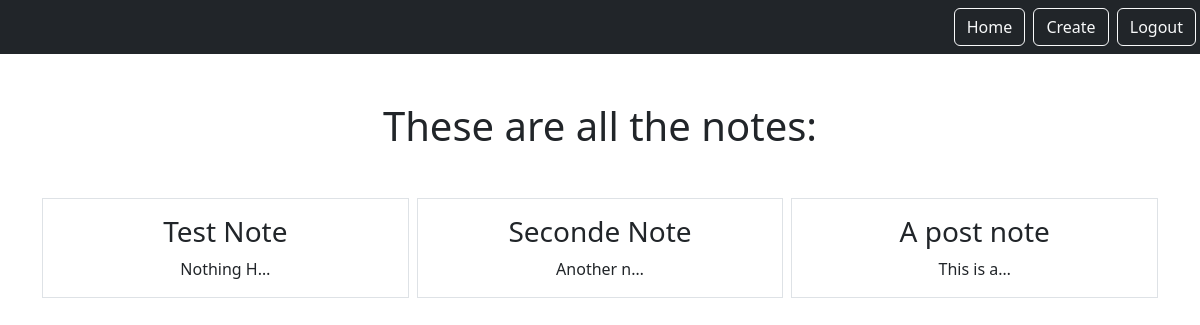
Page /smart/notes/ (signed in) on the earlier database version.
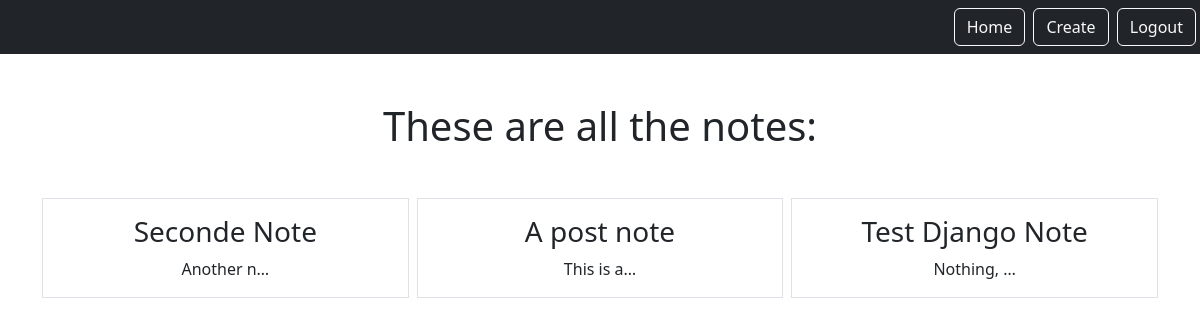
Same page on the later database version.
### notes/models.py (models this page shows)
class Notes(models.Model):
    title = models.CharField(max_length=200)
    text = models.TextField()
    created = models.DateTimeField(auto_now_add=True)
    user = models.ForeignKey(User, on_delete=models.CASCADE, related_name="notes")

### notes/views.py (the view)
# urls.py: path('notes/', views.NotesListView.as_view(), name="notes.list"),
class NotesListView(LoginRequiredMixin, ListView):
    model = Notes
    context_object_name = "notes"
    template_name = "notes/notes_list.html"
    login_url = "/login"
    def get_queryset(self):
        return self.request.user.notes.all()

### notes/templates/notes/notes_list.html
{% extends "base.html" %}
{% block content %}
    <h1 class="my-5">These are all the notes:</h1>
    <div class="row row-cols3 g-2">
        {% for note in notes %}
            <div class="col">
                <div class="p-3 border">
                    <a
                        href="{% url 'notes.detail' pk=note.id %}"
                        class="text-dark text-decoration-none"
                    >
                        <h3>{{note.title}}</h3>
                    </a>
                        {{note.text | truncatechars:10}}
                </div>
            </div>
        {% endfor %}
    </div>
{% endblock %}

Differences in the rows shown:
removed Notes: title "Test Note", text "Nothing H…"
added Notes: title "Test Django Note", text "Nothing, …"
